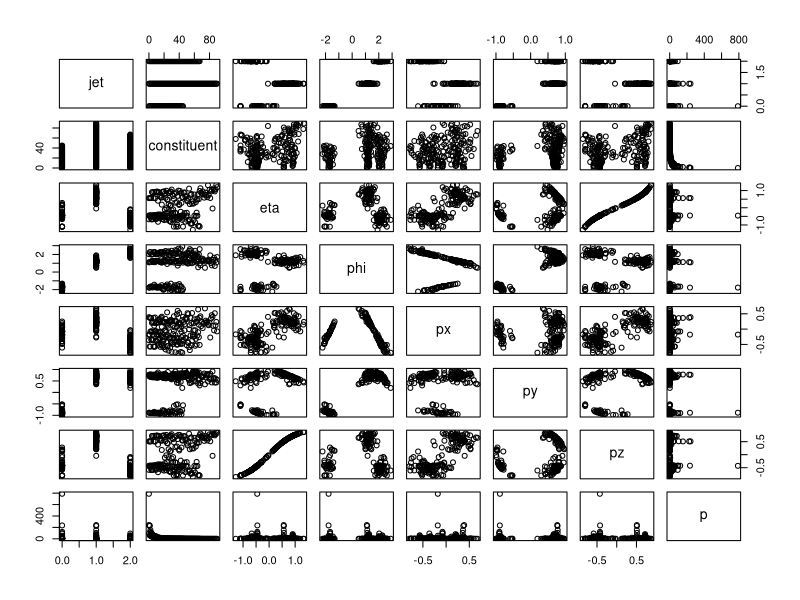
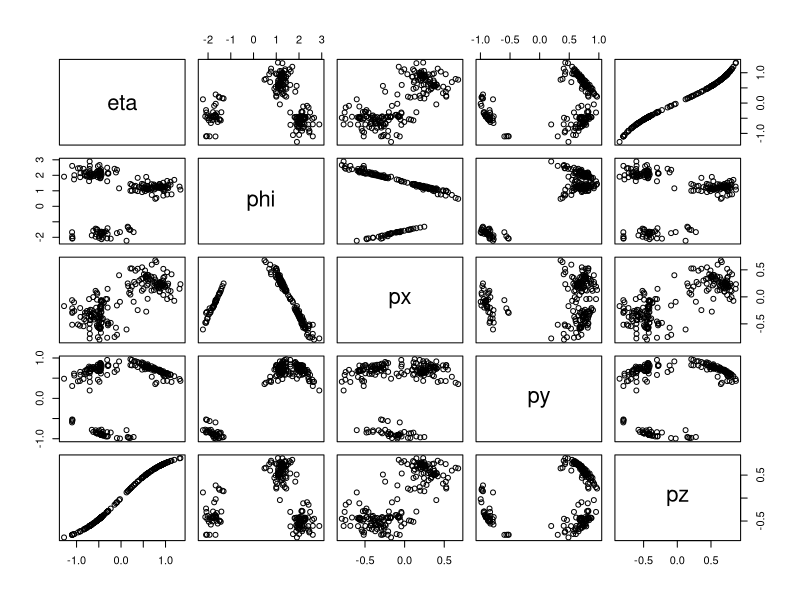
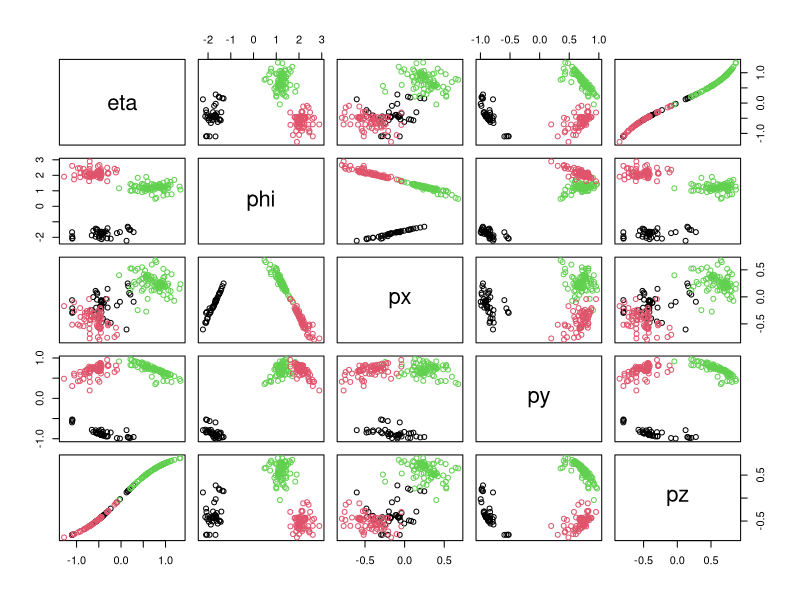
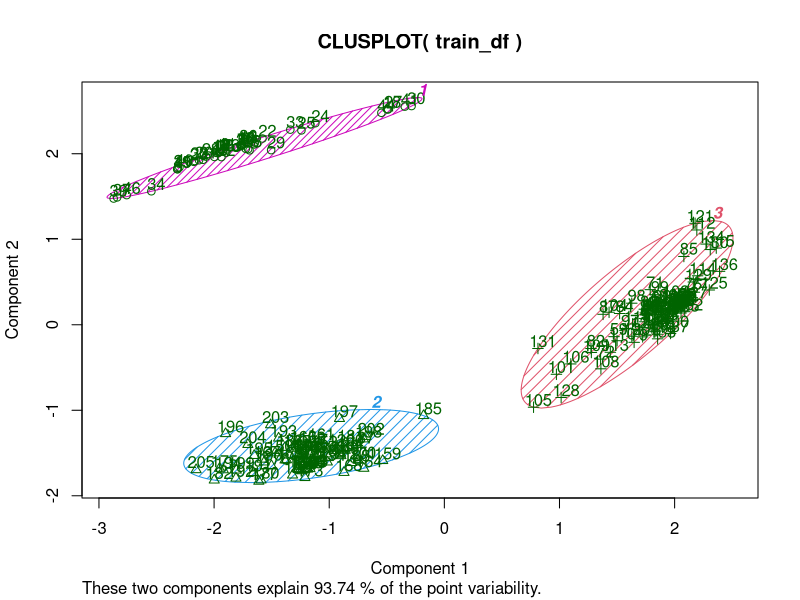

Reproduce these figures in R, in order.
##################################
########## Challenge #############
##################################
setwd('~/codata2018_git/')

# Read the dataset on the folder and print the first rows
df <- read.csv('event-0005.csv')
head(df)

# Data exploration
pairs(df[-9])
# From the pairs figure we can tell that a satisfactory clustering (jet)
# must consider all variables but constituent and p (total momentum)
# the pairs figure show how there are three classes of jet and they show different behaviour
# for each variable, eta, phi, px, py and pz
# The train_df does not contain jet as it is the label we're trying to find by clustering


train_df <- df[,-c(1,2,8,9)]
head(train_df)

# Perform k-means with  3 centers, recall that we saw this in the pairs plot
pairs(train_df)
 
jet.kmeans <- kmeans(train_df, centers = 3)
plot(train_df, col = jet.kmeans$cluster)
summary(jet.kmeans)

# get cluster means 
aggregate(train_df,by=list(jet.kmeans$cluster),FUN=mean)

# Cluster Plot against 1st 2 principal components
library(cluster) 
clusplot(train_df, jet.kmeans$cluster, color=TRUE, shade=TRUE, 
         labels=2, lines=0)

# compare the counting with the original dataset (cheating)
table(-jet.kmeans$cluster)
table(df$jet)
# the confusion matrix
table(df$jet, -jet.kmeans$cluster)
#### k-means seems to work pretty well by looking at confusion matrix
